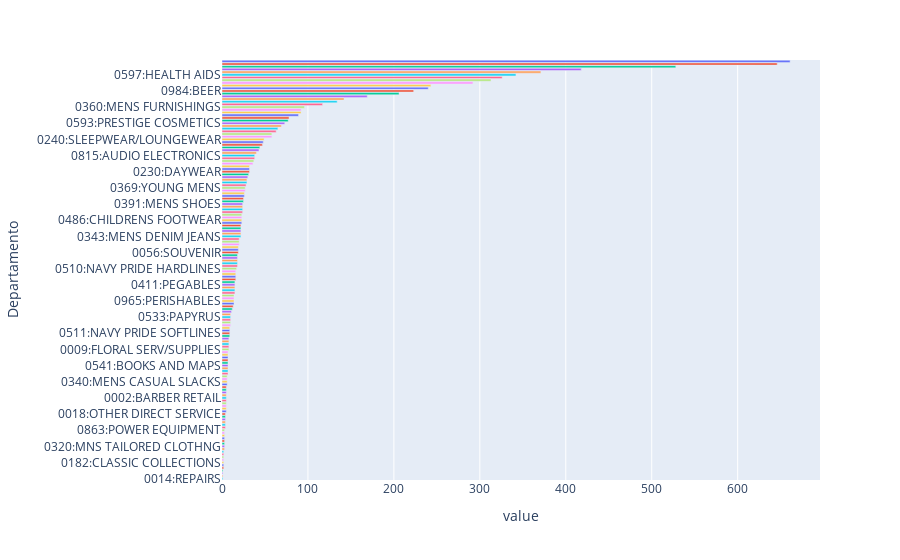

Notebook code for this chart:
### Code cell
# Quais departamentos têm o maior volume de transações e maior quantidade de unidades vendidas?
# Parte 2: Quantidade de Unidades Vendidas

# Soma de Unidades Vendidas das Transações onde cada departamento aparece
soma_quantidades_por_departamento = df_transacoes.groupby('Departamento')['Qtde_Vendida'].sum().sort_values(ascending=False)

# Plot
fig_unidades_vendidas = px.bar(soma_quantidades_por_departamento, color=soma_quantidades_por_departamento.index, orientation='h')
fig_unidades_vendidas.update_layout(showlegend=False)
fig_unidades_vendidas.show()
